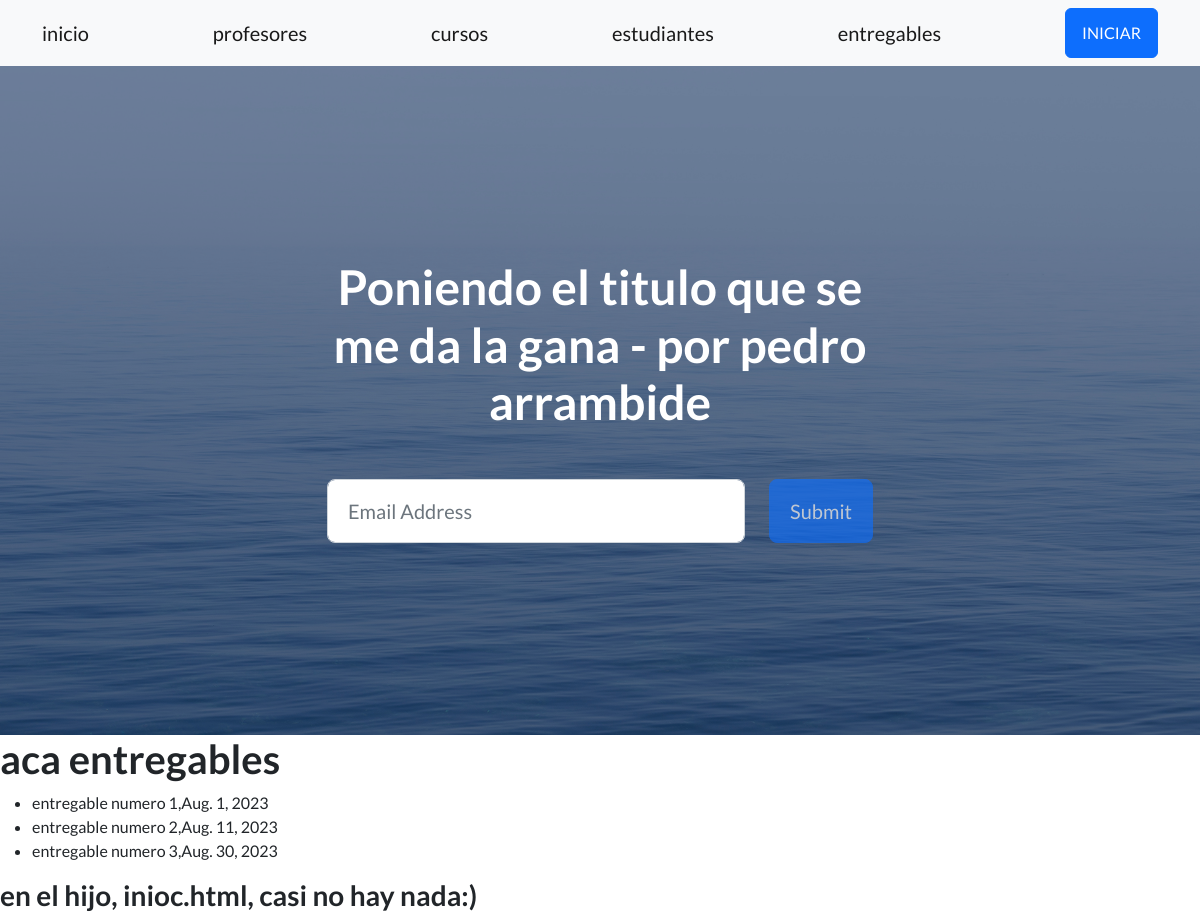
Page /AppCoder/entregables on the earlier database version.
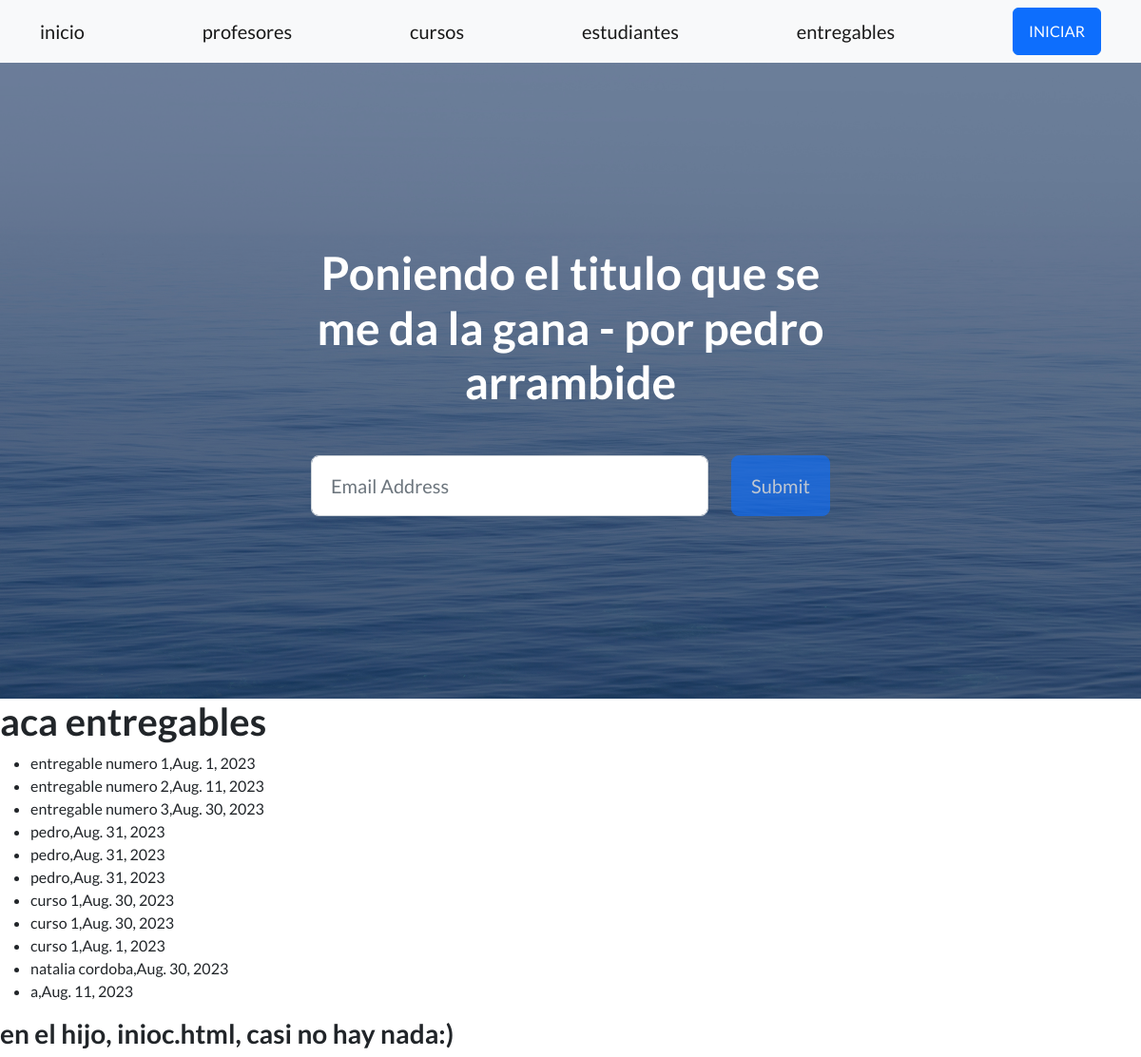
Same page on the later database version.
### AppCoder/models.py (models this page shows)
class Entregable(models.Model):
    nombre = models.CharField(max_length=20)
    fecha_entrega= models.DateField()
    entregado = models.BooleanField()

### AppCoder/views.py (the view)
# urls.py: path('entregables', views.entregables, name="entregables"),
def entregables(request):
    entregables = Entregable.objects.all()
    return render(request, 'entregables.html',{'entregables':entregables})

### AppCoder/templates/entregables.html
{% extends 'padre.html' %}
{% load static %}
{% block contenidoQueCambia %}
<h1>aca entregables</h1>
<ul>
    {% for entregable in entregables %}
    <li>{{entregable.nombre}},{{entregable.fecha_entrega}}</li>
    {% endfor %}
</ul>
<h3>en el hijo, inioc.html, casi no hay nada:)</h3>
{% endblock contenidoQueCambia %}

Differences in the rows shown:
added Entregable: nombre "pedro", fecha_entrega "Aug. 31, 2023"
added Entregable: nombre "pedro", fecha_entrega "Aug. 31, 2023"
added Entregable: nombre "pedro", fecha_entrega "Aug. 31, 2023"
added Entregable: nombre "curso 1", fecha_entrega "Aug. 30, 2023"
added Entregable: nombre "curso 1", fecha_entrega "Aug. 30, 2023"
added Entregable: nombre "curso 1", fecha_entrega "Aug. 1, 2023"
added Entregable: nombre "natalia cordoba", fecha_entrega "Aug. 30, 2023"
added Entregable: nombre "a", fecha_entrega "Aug. 11, 2023"
